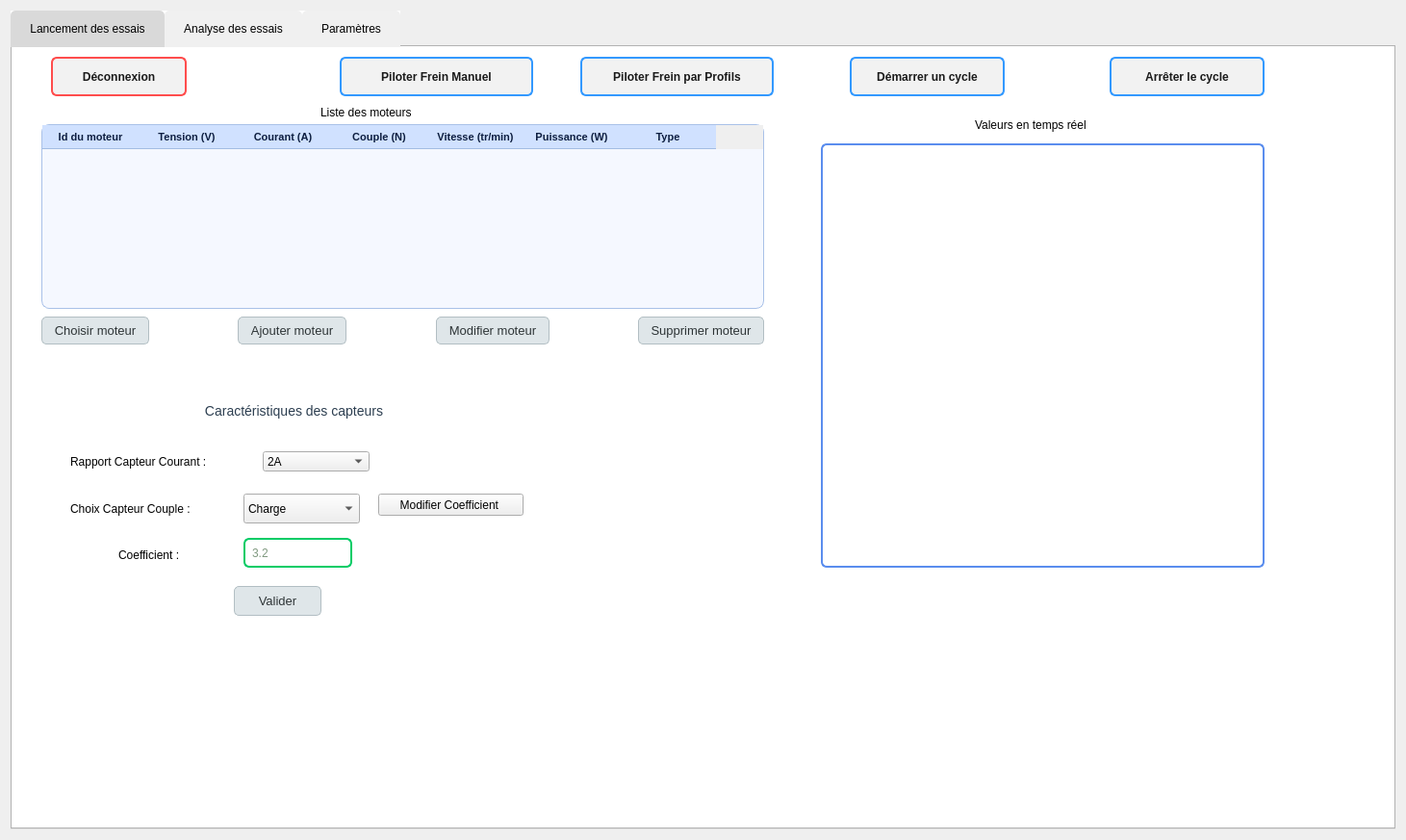
<?xml version="1.0" encoding="UTF-8"?>
<ui version="4.0">
 <class>AppBancMot</class>
 <widget class="QWidget" name="AppBancMot">
  <property name="geometry">
   <rect>
    <x>0</x>
    <y>0</y>
    <width>1461</width>
    <height>873</height>
   </rect>
  </property>
  <property name="sizePolicy">
   <sizepolicy hsizetype="Preferred" vsizetype="Preferred">
    <horstretch>0</horstretch>
    <verstretch>0</verstretch>
   </sizepolicy>
  </property>
  <property name="windowTitle">
   <string>Accueil Eleve - Banc d'essais moteur</string>
  </property>
  <layout class="QVBoxLayout" name="verticalLayout_2">
   <property name="sizeConstraint">
    <enum>QLayout::SetDefaultConstraint</enum>
   </property>
   <item>
    <widget class="QTabWidget" name="tab_administration">
     <property name="styleSheet">
      <string notr="true">QTabWidget {
    background-color: #f9f9f9;  /* Couleur de fond du QTabWidget (gris clair) */
    border: 1px solid #d1d1d1;  /* Bordure du QTabWidget */
    border-radius: 5px;         /* Coins arrondis pour un aspect moderne */
}

QTabBar {
    background-color: #ffffff;  /* Couleur de fond de la barre d'onglets (blanc) */
    padding: 0;                  /* Pas de padding pour occuper toute la largeur */
}

QTabBar::tab {
    background-color: #f0f0f0;  /* Couleur de fond des onglets (gris clair) */
    color: black;                /* Couleur du texte des onglets */
    padding: 12px 20px;         /* Espacement autour du texte de l'onglet */
    border: none;                /* Pas de bordure entre les onglets */
    border-top-left-radius: 5px; /* Arrondi des coins supérieurs gauche */
    border-top-right-radius: 5px; /* Arrondi des coins supérieurs droit */
}

QTabBar::tab:selected {
    background-color: #d9d9d9;  /* Couleur de fond de l'onglet sélectionné (gris un peu plus foncé) */
}

QTabBar::tab:hover {
    background-color: #d0d0d0;  /* Couleur de fond au survol de l'onglet (gris moyen) */
}

QTabBar::tab:!selected {
    background-color: #f0f0f0;  /* Couleur de fond des onglets non sélectionnés (gris clair) */
}

QStackedWidget {
    background-color: #ffffff;  /* Couleur de fond du contenu des onglets (blanc) */
    border: none;                /* Pas de bordure autour du contenu */
    border-radius: 0 0 5px 5px; /* Arrondi des coins inférieurs */
}</string>
     </property>
     <property name="currentIndex">
      <number>0</number>
     </property>
     <widget class="QWidget" name="tab_5">
      <attribute name="title">
       <string>Lancement des essais</string>
      </attribute>
      <widget class="QTableWidget" name="tE_listeMoteur">
       <property name="geometry">
        <rect>
         <x>30</x>
         <y>80</y>
         <width>751</width>
         <height>192</height>
        </rect>
       </property>
       <property name="styleSheet">
        <string notr="true">QTableWidget {
    background-color: #f5f8ff;
    border: 1px solid #a9c1e8;
    border-radius: 8px;
    gridline-color: #c9d7ec;
    font-size: 11px;
    color: #0d1e40; /* Texte en bleu foncé */
    selection-background-color: #b3d1ff;
    selection-color: #000000;
}

QHeaderView::section {
    background-color: #d0e1ff;
    color: #0d1e40; /* Bleu foncé pour les titres */
    padding: 3px 6px;
    border: none;
    border-bottom: 1px solid #a3bde3;
    font-weight: bold;
    font-size: 11px;
}

QTableWidget::item {
    padding: 3px 5px;
    border: none;
}

QTableWidget::item:selected {
    background-color: #b3d1ff;
    color: #000000;
}

QTableCornerButton::section {
    background-color: #d0e1ff;
    border: none;
}
</string>
       </property>
       <column>
        <property name="text">
         <string>Id du moteur</string>
        </property>
       </column>
       <column>
        <property name="text">
         <string>Tension (V)</string>
        </property>
       </column>
       <column>
        <property name="text">
         <string>Courant (A)</string>
        </property>
       </column>
       <column>
        <property name="text">
         <string>Couple (N)</string>
        </property>
       </column>
       <column>
        <property name="text">
         <string>Vitesse (tr/min)</string>
        </property>
       </column>
       <column>
        <property name="text">
         <string>Puissance (W)</string>
        </property>
       </column>
       <column>
        <property name="text">
         <string>Type</string>
        </property>
       </column>
      </widget>
      <widget class="QTextEdit" name="tE_valeur_temps_reel">
       <property name="geometry">
        <rect>
         <x>840</x>
         <y>100</y>
         <width>461</width>
         <height>441</height>
        </rect>
       </property>
       <property name="styleSheet">
        <string notr="true">QTextEdit {
    background-color: white; /* fond blanc */
    color: #2a2d34;
    border: 2px solid #5a8dee;
    border-radius: 6px;
    padding: 6px;
}

QTextEdit:hover {
    border-color: #7faaff;
    /* pas de changement de fond au hover */
}

QTextEdit:focus {
    border-color: #a3baff;
    /* pas de changement de fond au focus */
}
</string>
       </property>
      </widget>
      <widget class="QLabel" name="label_6">
       <property name="geometry">
        <rect>
         <x>1000</x>
         <y>70</y>
         <width>261</width>
         <height>21</height>
        </rect>
       </property>
       <property name="text">
        <string>Valeurs en temps réel</string>
       </property>
      </widget>
      <widget class="QLabel" name="label_7">
       <property name="geometry">
        <rect>
         <x>320</x>
         <y>60</y>
         <width>211</width>
         <height>16</height>
        </rect>
       </property>
       <property name="text">
        <string>Liste des moteurs</string>
       </property>
      </widget>
      <widget class="QPushButton" name="pb_demarrer_cycle">
       <property name="geometry">
        <rect>
         <x>870</x>
         <y>10</y>
         <width>161</width>
         <height>41</height>
        </rect>
       </property>
       <property name="styleSheet">
        <string notr="true">QPushButton {
    background-color: #f2f2f2;
    color: #1a1a1a;
    border: 2px solid #3399ff;
    border-radius: 6px;
    padding: 6px;
    font-weight: bold;
}

QPushButton:hover {
    background-color: #e6f2ff;
    border-color: #1a8cff;
    color: #000000;
}
</string>
       </property>
       <property name="text">
        <string>Démarrer un cycle</string>
       </property>
      </widget>
      <widget class="QPushButton" name="pb_piloter_frein_manuel">
       <property name="geometry">
        <rect>
         <x>340</x>
         <y>10</y>
         <width>201</width>
         <height>41</height>
        </rect>
       </property>
       <property name="styleSheet">
        <string notr="true">QPushButton {
    background-color: #f2f2f2;
    color: #1a1a1a;
    border: 2px solid #3399ff;
    border-radius: 6px;
    padding: 6px;
    font-weight: bold;
}

QPushButton:hover {
    background-color: #e6f2ff;
    border-color: #1a8cff;
    color: #000000;
}

</string>
       </property>
       <property name="text">
        <string>Piloter Frein Manuel</string>
       </property>
      </widget>
      <widget class="QPushButton" name="pb_piloter_frein_profil">
       <property name="geometry">
        <rect>
         <x>590</x>
         <y>10</y>
         <width>201</width>
         <height>41</height>
        </rect>
       </property>
       <property name="styleSheet">
        <string notr="true">QPushButton {
    background-color: #f2f2f2;
    color: #1a1a1a;
    border: 2px solid #3399ff;
    border-radius: 6px;
    padding: 6px;
    font-weight: bold;
}

QPushButton:hover {
    background-color: #e6f2ff;
    border-color: #1a8cff;
    color: #000000;
}
</string>
       </property>
       <property name="text">
        <string>Piloter Frein par Profils</string>
       </property>
      </widget>
      <widget class="QPushButton" name="pb_arreter_cycle">
       <property name="geometry">
        <rect>
         <x>1140</x>
         <y>10</y>
         <width>161</width>
         <height>41</height>
        </rect>
       </property>
       <property name="styleSheet">
        <string notr="true">QPushButton {
    background-color: #f2f2f2;
    color: #1a1a1a;
    border: 2px solid #3399ff;
    border-radius: 6px;
    padding: 6px;
    font-weight: bold;
}

QPushButton:hover {
    background-color: #e6f2ff;
    border-color: #1a8cff;
    color: #000000;
}
</string>
       </property>
       <property name="text">
        <string>Arrêter le cycle</string>
       </property>
      </widget>
      <widget class="QLabel" name="l_choix_moteur">
       <property name="geometry">
        <rect>
         <x>300</x>
         <y>320</y>
         <width>271</width>
         <height>31</height>
        </rect>
       </property>
       <property name="text">
        <string/>
       </property>
      </widget>
      <widget class="QPushButton" name="pb_deconnecter_2">
       <property name="geometry">
        <rect>
         <x>40</x>
         <y>10</y>
         <width>141</width>
         <height>41</height>
        </rect>
       </property>
       <property name="styleSheet">
        <string notr="true">QPushButton {
    background-color: #f2f2f2;   /* Gris très clair */
    color: #1a1a1a;              /* Texte noir doux */
    border: 2px solid #ff4d4d;
    border-radius: 6px;
    padding: 6px;
    font-weight: bold;
}

QPushButton:hover {
    background-color: #ffe6e6;
    border-color: #ff1a1a;
    color: #000000;              /* Texte noir foncé au survol */
}
</string>
       </property>
       <property name="text">
        <string>Déconnexion</string>
       </property>
      </widget>
      <widget class="QLabel" name="l_choix_capteur">
       <property name="geometry">
        <rect>
         <x>40</x>
         <y>630</y>
         <width>271</width>
         <height>31</height>
        </rect>
       </property>
       <property name="text">
        <string/>
       </property>
      </widget>
      <widget class="QGroupBox" name="groupBox_4">
       <property name="geometry">
        <rect>
         <x>30</x>
         <y>370</y>
         <width>521</width>
         <height>241</height>
        </rect>
       </property>
       <property name="styleSheet">
        <string notr="true">QGroupBox {
    border: 2px solid qlineargradient(
        spread:pad, x1:0, y1:0, x2:1, y2:0,
        stop:0 #6dd5fa, stop:1 #2980b9
    );
    border-radius: 12px;
    margin-top: 25px;
    background-color: #ffffff;
    color: #1a1a1a;
    padding: 15px;
    font-family: &quot;Segoe UI&quot;, sans-serif;
    font-size: 14px;
}

QGroupBox::title {
    subcontrol-origin: margin;
    subcontrol-position: top center;
    background-color: transparent;
    color: #2c3e50;  /* Bleu-gris foncé, élégant et lisible */
    font-size: 16px;
    font-weight: bold;
    padding: 0 10px;
    text-transform: uppercase;
    letter-spacing: 1px;
}
</string>
       </property>
       <property name="title">
        <string>Caractéristiques des capteurs</string>
       </property>
       <widget class="QLabel" name="label_8">
        <property name="geometry">
         <rect>
          <x>30</x>
          <y>50</y>
          <width>191</width>
          <height>21</height>
         </rect>
        </property>
        <property name="text">
         <string>Rapport Capteur Courant : </string>
        </property>
       </widget>
       <widget class="QPushButton" name="pb_valider_capteur">
        <property name="geometry">
         <rect>
          <x>200</x>
          <y>190</y>
          <width>91</width>
          <height>31</height>
         </rect>
        </property>
        <property name="styleSheet">
         <string notr="true">QPushButton {
    background-color: #dfe6e9;
    border: 1px solid #b2bec3;
    border-radius: 5px;
    color: #2d3436;
    padding: 6px 12px;
    font: 13px;
}

QPushButton:hover {
    background-color: #b2bec3;
}

QPushButton:pressed {
    background-color: #636e72;
    color: #ffffff;
}</string>
        </property>
        <property name="text">
         <string>Valider</string>
        </property>
       </widget>
       <widget class="QComboBox" name="cB_capteurCourant">
        <property name="geometry">
         <rect>
          <x>230</x>
          <y>50</y>
          <width>111</width>
          <height>21</height>
         </rect>
        </property>
        <item>
         <property name="text">
          <string>2A</string>
         </property>
        </item>
        <item>
         <property name="text">
          <string>20A</string>
         </property>
        </item>
       </widget>
       <widget class="QLineEdit" name="lE_coeffCouple">
        <property name="geometry">
         <rect>
          <x>210</x>
          <y>140</y>
          <width>113</width>
          <height>31</height>
         </rect>
        </property>
        <property name="styleSheet">
         <string notr="true">QLineEdit {
    background-color: #ffffff;       /* Fond blanc */
    border: 2px solid #00cc66;       /* Vert néon */
    border-radius: 6px;
    padding: 5px;
    color: #003300;                  /* Texte vert foncé */
    selection-background-color: #99ffcc;
}

QLineEdit:focus {
    border: 2px solid #00e673;       /* Vert plus intense au focus */
}
</string>
        </property>
        <property name="placeholderText">
         <string>3.2</string>
        </property>
       </widget>
       <widget class="QLabel" name="label_9">
        <property name="geometry">
         <rect>
          <x>80</x>
          <y>150</y>
          <width>121</width>
          <height>16</height>
         </rect>
        </property>
        <property name="text">
         <string>Coefficient :</string>
        </property>
       </widget>
       <widget class="QComboBox" name="cB_choixCouple">
        <property name="geometry">
         <rect>
          <x>210</x>
          <y>94</y>
          <width>121</width>
          <height>31</height>
         </rect>
        </property>
        <item>
         <property name="text">
          <string>Charge</string>
         </property>
        </item>
        <item>
         <property name="text">
          <string>Moteur</string>
         </property>
        </item>
       </widget>
       <widget class="QLabel" name="label_10">
        <property name="geometry">
         <rect>
          <x>30</x>
          <y>100</y>
          <width>171</width>
          <height>20</height>
         </rect>
        </property>
        <property name="text">
         <string>Choix Capteur Couple : </string>
        </property>
       </widget>
       <widget class="QPushButton" name="pb_modifierCoefficient">
        <property name="geometry">
         <rect>
          <x>350</x>
          <y>94</y>
          <width>151</width>
          <height>23</height>
         </rect>
        </property>
        <property name="text">
         <string>Modifier Coefficient </string>
        </property>
       </widget>
      </widget>
      <widget class="QWidget" name="horizontalLayoutWidget">
       <property name="geometry">
        <rect>
         <x>30</x>
         <y>280</y>
         <width>751</width>
         <height>41</height>
        </rect>
       </property>
       <layout class="QHBoxLayout" name="horizontalLayout_2" stretch="1,1,1,1,1,1,1">
        <property name="sizeConstraint">
         <enum>QLayout::SetMinAndMaxSize</enum>
        </property>
        <item>
         <widget class="QPushButton" name="pb_choix_moteur">
          <property name="sizePolicy">
           <sizepolicy hsizetype="Minimum" vsizetype="Fixed">
            <horstretch>0</horstretch>
            <verstretch>0</verstretch>
           </sizepolicy>
          </property>
          <property name="styleSheet">
           <string notr="true">QPushButton {
    background-color: #dfe6e9;
    border: 1px solid #b2bec3;
    border-radius: 5px;
    color: #2d3436;
    padding: 6px 12px;
    font: 13px;
}

QPushButton:hover {
    background-color: #b2bec3;
}

QPushButton:pressed {
    background-color: #636e72;
    color: #ffffff;
}</string>
          </property>
          <property name="text">
           <string>Choisir moteur</string>
          </property>
         </widget>
        </item>
        <item>
         <spacer name="horizontalSpacer_4">
          <property name="orientation">
           <enum>Qt::Horizontal</enum>
          </property>
          <property name="sizeHint" stdset="0">
           <size>
            <width>40</width>
            <height>20</height>
           </size>
          </property>
         </spacer>
        </item>
        <item>
         <widget class="QPushButton" name="pb_ajouter_moteur">
          <property name="sizePolicy">
           <sizepolicy hsizetype="Minimum" vsizetype="Fixed">
            <horstretch>0</horstretch>
            <verstretch>0</verstretch>
           </sizepolicy>
          </property>
          <property name="styleSheet">
           <string notr="true">QPushButton {
    background-color: #dfe6e9;
    border: 1px solid #b2bec3;
    border-radius: 5px;
    color: #2d3436;
    padding: 6px 12px;
    font: 13px;
}

QPushButton:hover {
    background-color: #b2bec3;
}

QPushButton:pressed {
    background-color: #636e72;
    color: #ffffff;
}</string>
          </property>
          <property name="text">
           <string>Ajouter moteur</string>
          </property>
         </widget>
        </item>
        <item>
         <spacer name="horizontalSpacer_5">
          <property name="orientation">
           <enum>Qt::Horizontal</enum>
          </property>
          <property name="sizeHint" stdset="0">
           <size>
            <width>40</width>
            <height>20</height>
           </size>
          </property>
         </spacer>
        </item>
        <item>
         <widget class="QPushButton" name="pb_modifier_moteur">
          <property name="sizePolicy">
           <sizepolicy hsizetype="Minimum" vsizetype="Fixed">
            <horstretch>0</horstretch>
            <verstretch>0</verstretch>
           </sizepolicy>
          </property>
          <property name="styleSheet">
           <string notr="true">QPushButton {
    background-color: #dfe6e9;
    border: 1px solid #b2bec3;
    border-radius: 5px;
    color: #2d3436;
    padding: 6px 12px;
    font: 13px;
}

QPushButton:hover {
    background-color: #b2bec3;
}

QPushButton:pressed {
    background-color: #636e72;
    color: #ffffff;
}</string>
          </property>
          <property name="text">
           <string>Modifier moteur</string>
          </property>
         </widget>
        </item>
        <item>
         <spacer name="horizontalSpacer_6">
          <property name="orientation">
           <enum>Qt::Horizontal</enum>
          </property>
          <property name="sizeHint" stdset="0">
           <size>
            <width>40</width>
            <height>20</height>
           </size>
          </property>
         </spacer>
        </item>
        <item>
         <widget class="QPushButton" name="pb_supprimer_moteur">
          <property name="sizePolicy">
           <sizepolicy hsizetype="Minimum" vsizetype="Fixed">
            <horstretch>0</horstretch>
            <verstretch>0</verstretch>
           </sizepolicy>
          </property>
          <property name="styleSheet">
           <string notr="true">QPushButton {
    background-color: #dfe6e9;
    border: 1px solid #b2bec3;
    border-radius: 5px;
    color: #2d3436;
    padding: 6px 12px;
    font: 13px;
}

QPushButton:hover {
    background-color: #b2bec3;
}

QPushButton:pressed {
    background-color: #636e72;
    color: #ffffff;
}</string>
          </property>
          <property name="text">
           <string>Supprimer moteur</string>
          </property>
         </widget>
        </item>
       </layout>
      </widget>
     </widget>
     <widget class="QWidget" name="tab_3">
      <attribute name="title">
       <string>Analyse des essais</string>
      </attribute>
      <widget class="QGroupBox" name="groupBox_3">
       <property name="geometry">
        <rect>
         <x>530</x>
         <y>10</y>
         <width>791</width>
         <height>671</height>
        </rect>
       </property>
       <property name="styleSheet">
        <string notr="true">QGroupBox {
    border: 2px solid qlineargradient(
        spread:pad, x1:0, y1:0, x2:1, y2:0,
        stop:0 #6dd5fa, stop:1 #2980b9
    );
    border-radius: 12px;
    margin-top: 25px;
    background-color: #ffffff;
    color: #1a1a1a;
    padding: 15px;
    font-family: &quot;Segoe UI&quot;, sans-serif;
    font-size: 14px;
}

QGroupBox::title {
    subcontrol-origin: margin;
    subcontrol-position: top center;
    background-color: transparent;
    color: #2c3e50;  /* Bleu-gris foncé, élégant et lisible */
    font-size: 16px;
    font-weight: bold;
    padding: 0 10px;
    text-transform: uppercase;
    letter-spacing: 1px;
}
</string>
       </property>
       <property name="title">
        <string>Informations</string>
       </property>
       <widget class="QLabel" name="l_info">
        <property name="geometry">
         <rect>
          <x>70</x>
          <y>30</y>
          <width>351</width>
          <height>21</height>
         </rect>
        </property>
        <property name="text">
         <string/>
        </property>
       </widget>
       <widget class="QWidget" name="w_graphique" native="true">
        <property name="geometry">
         <rect>
          <x>10</x>
          <y>100</y>
          <width>761</width>
          <height>551</height>
         </rect>
        </property>
       </widget>
       <widget class="QLabel" name="l_axeY">
        <property name="geometry">
         <rect>
          <x>180</x>
          <y>55</y>
          <width>61</width>
          <height>31</height>
         </rect>
        </property>
        <property name="text">
         <string>Axe X</string>
        </property>
       </widget>
       <widget class="QComboBox" name="cBoxAxeY">
        <property name="geometry">
         <rect>
          <x>250</x>
          <y>55</y>
          <width>121</width>
          <height>31</height>
         </rect>
        </property>
        <property name="styleSheet">
         <string notr="true">QComboBox {
    background-color: #dfe6e9;
    border: 1px solid #b2bec3;
    border-radius: 5px;
    padding: 6px 30px 6px 6px;
    font: 13px;
    color: #2d3436;
}

QComboBox:hover {
    background-color: #b2bec3;
}

QComboBox:pressed {
    background-color: #636e72;
    color: #ffffff;
}

QComboBox::drop-down {
    subcontrol-origin: padding;
    subcontrol-position: top right;
    width: 20px;
    border-left: 1px solid #b2bec3;
}

QComboBox QAbstractItemView {
    background-color: #dfe6e9;
    border: 1px solid #b2bec3;
    selection-background-color: #636e72;
    selection-color: #ffffff;
}</string>
        </property>
        <item>
         <property name="text">
          <string/>
         </property>
        </item>
        <item>
         <property name="text">
          <string>tension</string>
         </property>
        </item>
        <item>
         <property name="text">
          <string>courant</string>
         </property>
        </item>
        <item>
         <property name="text">
          <string>puissance</string>
         </property>
        </item>
        <item>
         <property name="text">
          <string>couple</string>
         </property>
        </item>
        <item>
         <property name="text">
          <string>vitesse</string>
         </property>
        </item>
        <item>
         <property name="text">
          <string>temps</string>
         </property>
        </item>
       </widget>
       <widget class="QPushButton" name="pb_valider_axe">
        <property name="geometry">
         <rect>
          <x>630</x>
          <y>55</y>
          <width>81</width>
          <height>31</height>
         </rect>
        </property>
        <property name="styleSheet">
         <string notr="true">QPushButton {
    background-color: #dfe6e9;
    border: 1px solid #b2bec3;
    border-radius: 5px;
    color: #2d3436;
    padding: 6px 12px;
    font: 13px;
}

QPushButton:hover {
    background-color: #b2bec3;
}

QPushButton:pressed {
    background-color: #636e72;
    color: #ffffff;
}</string>
        </property>
        <property name="text">
         <string>Valider</string>
        </property>
       </widget>
       <widget class="QComboBox" name="cBoxAxeX">
        <property name="geometry">
         <rect>
          <x>480</x>
          <y>55</y>
          <width>121</width>
          <height>31</height>
         </rect>
        </property>
        <property name="styleSheet">
         <string notr="true">QComboBox {
    background-color: #dfe6e9;
    border: 1px solid #b2bec3;
    border-radius: 5px;
    padding: 6px 30px 6px 6px;
    font: 13px;
    color: #2d3436;
}

QComboBox:hover {
    background-color: #b2bec3;
}

QComboBox:pressed {
    background-color: #636e72;
    color: #ffffff;
}

QComboBox::drop-down {
    subcontrol-origin: padding;
    subcontrol-position: top right;
    width: 20px;
    border-left: 1px solid #b2bec3;
}

QComboBox QAbstractItemView {
    background-color: #dfe6e9;
    border: 1px solid #b2bec3;
    selection-background-color: #636e72;
    selection-color: #ffffff;
}</string>
        </property>
        <item>
         <property name="text">
          <string/>
         </property>
        </item>
        <item>
         <property name="text">
          <string>tension</string>
         </property>
        </item>
        <item>
         <property name="text">
          <string>courant</string>
         </property>
        </item>
        <item>
         <property name="text">
          <string>puissance</string>
         </property>
        </item>
        <item>
         <property name="text">
          <string>couple</string>
         </property>
        </item>
        <item>
         <property name="text">
          <string>vitesse</string>
         </property>
        </item>
        <item>
         <property name="text">
          <string>temps</string>
         </property>
        </item>
       </widget>
       <widget class="QLabel" name="l_axeX">
        <property name="geometry">
         <rect>
          <x>410</x>
          <y>55</y>
          <width>61</width>
          <height>31</height>
         </rect>
        </property>
        <property name="text">
         <string>Axe Y</string>
        </property>
       </widget>
       <widget class="QLabel" name="l_choix_essai">
        <property name="geometry">
         <rect>
          <x>320</x>
          <y>30</y>
          <width>291</width>
          <height>21</height>
         </rect>
        </property>
        <property name="text">
         <string/>
        </property>
       </widget>
      </widget>
      <widget class="QGroupBox" name="gBox_liste_essai">
       <property name="geometry">
        <rect>
         <x>10</x>
         <y>80</y>
         <width>511</width>
         <height>601</height>
        </rect>
       </property>
       <property name="styleSheet">
        <string notr="true">QGroupBox {
    border: 2px solid qlineargradient(
        spread:pad, x1:0, y1:0, x2:1, y2:0,
        stop:0 #6dd5fa, stop:1 #2980b9
    );
    border-radius: 12px;
    margin-top: 25px;
    background-color: #ffffff;
    color: #1a1a1a;
    padding: 15px;
    font-family: &quot;Segoe UI&quot;, sans-serif;
    font-size: 14px;
}

QGroupBox::title {
    subcontrol-origin: margin;
    subcontrol-position: top center;
    background-color: transparent;
    color: #2c3e50;  /* Bleu-gris foncé, élégant et lisible */
    font-size: 16px;
    font-weight: bold;
    padding: 0 10px;
    text-transform: uppercase;
    letter-spacing: 1px;
}
</string>
       </property>
       <property name="title">
        <string>Liste Essais Réalisés</string>
       </property>
       <widget class="QComboBox" name="cBox_liste_essai">
        <property name="geometry">
         <rect>
          <x>10</x>
          <y>40</y>
          <width>231</width>
          <height>31</height>
         </rect>
        </property>
        <property name="styleSheet">
         <string notr="true">QComboBox {
    background-color: #dfe6e9;
    border: 1px solid #b2bec3;
    border-radius: 5px;
    padding: 6px 30px 6px 6px;
    font: 13px;
    color: #2d3436;
}

QComboBox:hover {
    background-color: #b2bec3;
}

QComboBox:pressed {
    background-color: #636e72;
    color: #ffffff;
}

QComboBox::drop-down {
    subcontrol-origin: padding;
    subcontrol-position: top right;
    width: 20px;
    border-left: 1px solid #b2bec3;
}

QComboBox QAbstractItemView {
    background-color: #dfe6e9;
    border: 1px solid #b2bec3;
    selection-background-color: #636e72;
    selection-color: #ffffff;
}</string>
        </property>
       </widget>
       <widget class="QPushButton" name="pb_selectionner_essai">
        <property name="geometry">
         <rect>
          <x>270</x>
          <y>40</y>
          <width>101</width>
          <height>31</height>
         </rect>
        </property>
        <property name="styleSheet">
         <string notr="true">QPushButton {
    background-color: #dfe6e9;
    border: 1px solid #b2bec3;
    border-radius: 5px;
    color: #2d3436;
    padding: 6px 12px;
    font: 13px;
}

QPushButton:hover {
    background-color: #b2bec3;
}

QPushButton:pressed {
    background-color: #636e72;
    color: #ffffff;
}</string>
        </property>
        <property name="text">
         <string>Sélectionner</string>
        </property>
       </widget>
       <widget class="QPushButton" name="pb_actualiser_liste_essai">
        <property name="geometry">
         <rect>
          <x>380</x>
          <y>40</y>
          <width>111</width>
          <height>31</height>
         </rect>
        </property>
        <property name="styleSheet">
         <string notr="true">QPushButton {
    background-color: #dfe6e9;
    border: 1px solid #b2bec3;
    border-radius: 5px;
    color: #2d3436;
    padding: 6px 12px;
    font: 13px;
}

QPushButton:hover {
    background-color: #b2bec3;
}

QPushButton:pressed {
    background-color: #636e72;
    color: #ffffff;
}</string>
        </property>
        <property name="text">
         <string>Actualiser</string>
        </property>
       </widget>
       <widget class="QTableWidget" name="tE_listeEssai">
        <property name="geometry">
         <rect>
          <x>10</x>
          <y>90</y>
          <width>491</width>
          <height>461</height>
         </rect>
        </property>
        <property name="layoutDirection">
         <enum>Qt::LeftToRight</enum>
        </property>
        <property name="styleSheet">
         <string notr="true">QTableWidget {
    background-color: #f5f8ff;
    border: 1px solid #a9c1e8;
    border-radius: 8px;
    gridline-color: #c9d7ec;
    font-size: 11px;
    color: #0d1e40; /* Texte en bleu foncé */
    selection-background-color: #b3d1ff;
    selection-color: #000000;
}

QHeaderView::section {
    background-color: #d0e1ff;
    color: #0d1e40; /* Bleu foncé pour les titres */
    padding: 3px 6px;
    border: none;
    border-bottom: 1px solid #a3bde3;
    font-weight: bold;
    font-size: 11px;
}

QTableWidget::item {
    padding: 3px 5px;
    border: none;
}

QTableWidget::item:selected {
    background-color: #b3d1ff;
    color: #000000;
}

QTableCornerButton::section {
    background-color: #d0e1ff;
    border: none;
}
</string>
        </property>
        <attribute name="verticalHeaderVisible">
         <bool>false</bool>
        </attribute>
        <column>
         <property name="text">
          <string>ID</string>
         </property>
        </column>
        <column>
         <property name="text">
          <string>Eleve</string>
         </property>
        </column>
        <column>
         <property name="text">
          <string>Classe</string>
         </property>
        </column>
        <column>
         <property name="text">
          <string>Date de l'essai</string>
         </property>
        </column>
        <column>
         <property name="text">
          <string>Type de moteur</string>
         </property>
        </column>
       </widget>
       <widget class="QPushButton" name="pb_trierListeEssai">
        <property name="geometry">
         <rect>
          <x>110</x>
          <y>560</y>
          <width>101</width>
          <height>31</height>
         </rect>
        </property>
        <property name="styleSheet">
         <string notr="true">QPushButton {
    background-color: #dfe6e9;
    border: 1px solid #b2bec3;
    border-radius: 5px;
    color: #2d3436;
    padding: 6px 12px;
    font: 13px;
}

QPushButton:hover {
    background-color: #b2bec3;
}

QPushButton:pressed {
    background-color: #636e72;
    color: #ffffff;
}</string>
        </property>
        <property name="text">
         <string>Trier</string>
        </property>
       </widget>
       <widget class="QComboBox" name="cB_listeTries">
        <property name="geometry">
         <rect>
          <x>230</x>
          <y>560</y>
          <width>191</width>
          <height>31</height>
         </rect>
        </property>
        <property name="styleSheet">
         <string notr="true">QComboBox {
    background-color: #dfe6e9;
    border: 1px solid #b2bec3;
    border-radius: 5px;
    padding: 6px 30px 6px 6px;
    font: 13px;
    color: #2d3436;
}

QComboBox:hover {
    background-color: #b2bec3;
}

QComboBox:pressed {
    background-color: #636e72;
    color: #ffffff;
}

QComboBox::drop-down {
    subcontrol-origin: padding;
    subcontrol-position: top right;
    width: 20px;
    border-left: 1px solid #b2bec3;
}

QComboBox QAbstractItemView {
    background-color: #dfe6e9;
    border: 1px solid #b2bec3;
    selection-background-color: #636e72;
    selection-color: #ffffff;
}</string>
        </property>
        <item>
         <property name="text">
          <string>Choisir le critère de tri</string>
         </property>
        </item>
        <item>
         <property name="text">
          <string>par étudiant</string>
         </property>
        </item>
        <item>
         <property name="text">
          <string>par date</string>
         </property>
        </item>
        <item>
         <property name="text">
          <string>par moteur</string>
         </property>
        </item>
       </widget>
      </widget>
      <widget class="QLabel" name="l_moteur">
       <property name="geometry">
        <rect>
         <x>470</x>
         <y>80</y>
         <width>351</width>
         <height>16</height>
        </rect>
       </property>
       <property name="text">
        <string/>
       </property>
      </widget>
      <widget class="QPushButton" name="pb_deconnecter">
       <property name="geometry">
        <rect>
         <x>40</x>
         <y>10</y>
         <width>141</width>
         <height>41</height>
        </rect>
       </property>
       <property name="styleSheet">
        <string notr="true">QPushButton {
    background-color: #f2f2f2;   /* Gris très clair */
    color: #1a1a1a;              /* Texte noir doux */
    border: 2px solid #ff4d4d;
    border-radius: 6px;
    padding: 6px;
    font-weight: bold;
}

QPushButton:hover {
    background-color: #ffe6e6;
    border-color: #ff1a1a;
    color: #000000;              /* Texte noir foncé au survol */
}
</string>
       </property>
       <property name="text">
        <string>Déconnexion</string>
       </property>
      </widget>
     </widget>
     <widget class="QWidget" name="tab_2">
      <attribute name="title">
       <string>Paramètres</string>
      </attribute>
      <widget class="QLineEdit" name="lE_2AF">
       <property name="geometry">
        <rect>
         <x>597</x>
         <y>440</y>
         <width>91</width>
         <height>31</height>
        </rect>
       </property>
       <property name="font">
        <font>
         <pointsize>-1</pointsize>
         <weight>50</weight>
         <italic>false</italic>
         <bold>false</bold>
        </font>
       </property>
       <property name="styleSheet">
        <string notr="true">QLineEdit {
    background-color: #ecf0f1;
    border: 1px solid #bdc3c7;
    border-radius: 4px;
    padding: 5px;
    color: #2c3e50;
    font: 12px;
}

QLineEdit:focus {
    border: 1px solid #3498db;
}</string>
       </property>
      </widget>
      <widget class="QPushButton" name="pb_valider_2AF">
       <property name="geometry">
        <rect>
         <x>590</x>
         <y>510</y>
         <width>101</width>
         <height>41</height>
        </rect>
       </property>
       <property name="styleSheet">
        <string notr="true">QPushButton {
    background-color: #dfe6e9;
    border: 1px solid #b2bec3;
    border-radius: 5px;
    color: #2d3436;
    padding: 6px 12px;
    font: 13px;
}

QPushButton:hover {
    background-color: #b2bec3;
}

QPushButton:pressed {
    background-color: #636e72;
    color: #ffffff;
}</string>
       </property>
       <property name="text">
        <string>Valider</string>
       </property>
      </widget>
      <widget class="QLabel" name="l_reponse">
       <property name="geometry">
        <rect>
         <x>700</x>
         <y>440</y>
         <width>391</width>
         <height>31</height>
        </rect>
       </property>
       <property name="text">
        <string/>
       </property>
      </widget>
      <widget class="QLabel" name="label">
       <property name="geometry">
        <rect>
         <x>570</x>
         <y>60</y>
         <width>261</width>
         <height>41</height>
        </rect>
       </property>
       <property name="midLineWidth">
        <number>1</number>
       </property>
       <property name="text">
        <string>Activation ou Réactivation 
de la double authentification </string>
       </property>
      </widget>
      <widget class="QLabel" name="qr_label">
       <property name="geometry">
        <rect>
         <x>518</x>
         <y>135</y>
         <width>261</width>
         <height>231</height>
        </rect>
       </property>
       <property name="text">
        <string>QRCODE</string>
       </property>
      </widget>
      <widget class="QPushButton" name="pb_deconnecter_7">
       <property name="geometry">
        <rect>
         <x>40</x>
         <y>10</y>
         <width>141</width>
         <height>41</height>
        </rect>
       </property>
       <property name="styleSheet">
        <string notr="true">QPushButton {
    background-color: #f2f2f2;   /* Gris très clair */
    color: #1a1a1a;              /* Texte noir doux */
    border: 2px solid #ff4d4d;
    border-radius: 6px;
    padding: 6px;
    font-weight: bold;
}

QPushButton:hover {
    background-color: #ffe6e6;
    border-color: #ff1a1a;
    color: #000000;              /* Texte noir foncé au survol */
}
</string>
       </property>
       <property name="text">
        <string>Déconnexion</string>
       </property>
      </widget>
     </widget>
    </widget>
   </item>
  </layout>
 </widget>
 <resources/>
 <connections/>
</ui>
